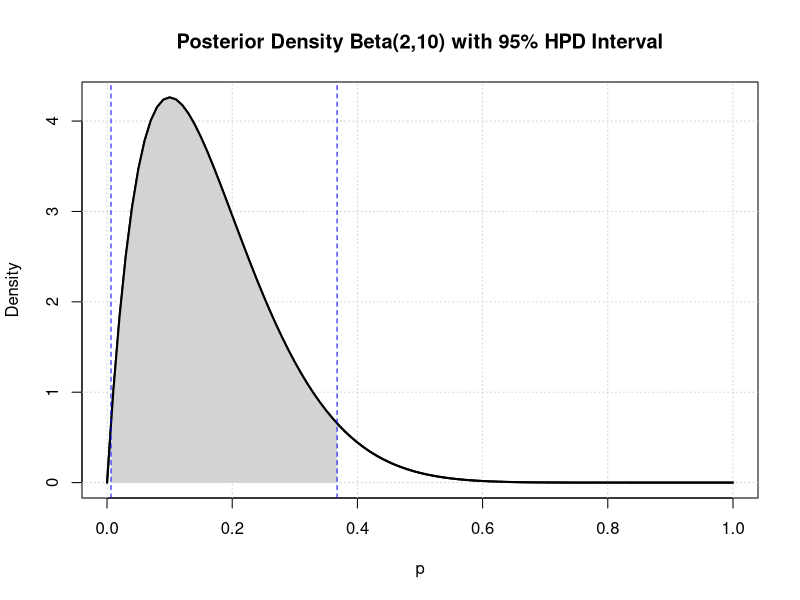
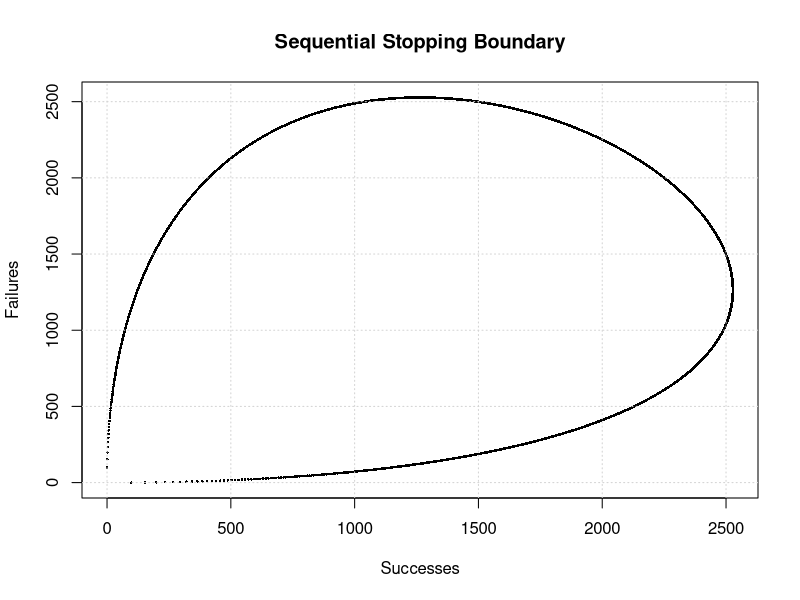
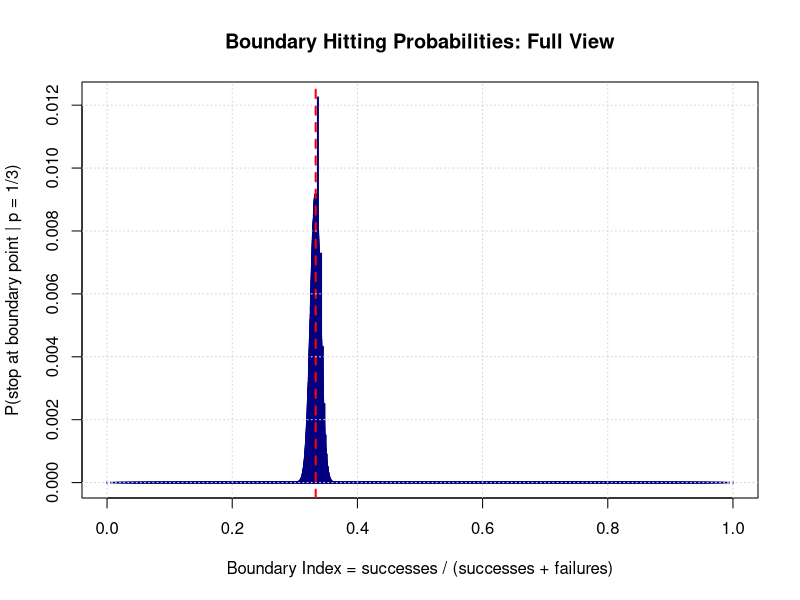
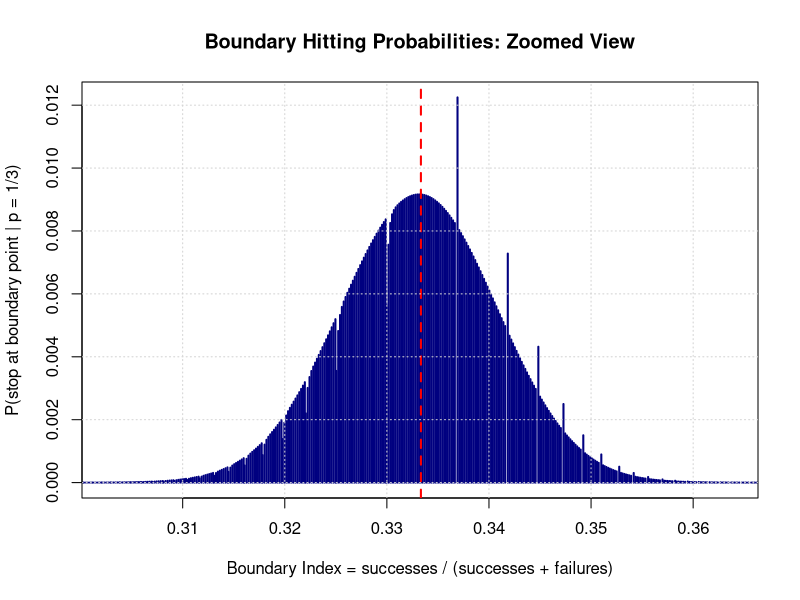
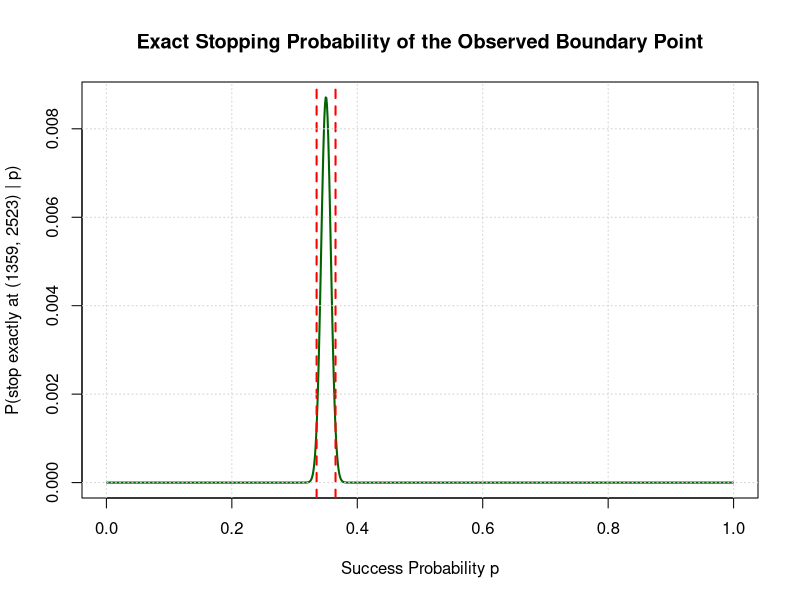
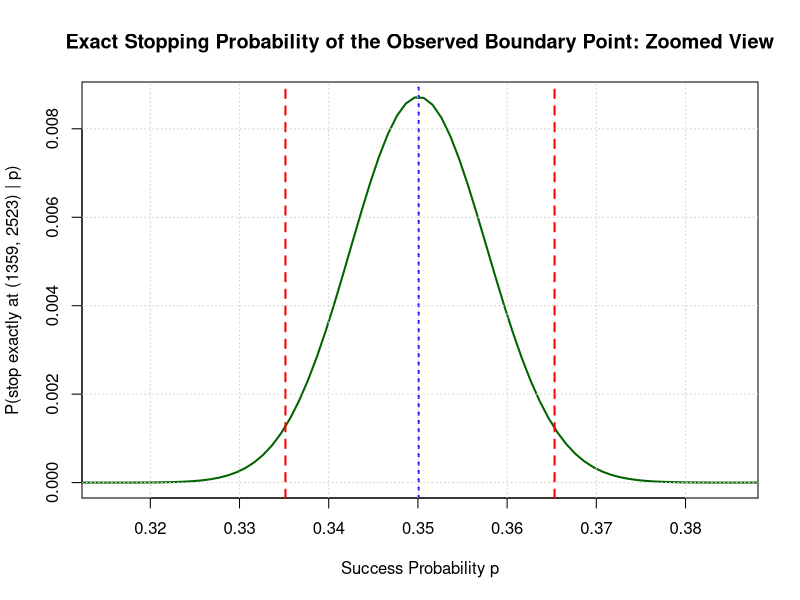

R code for these plots, in order:
## ---- chunk 1
knitr::opts_chunk$set(echo = TRUE, warning = FALSE, message = FALSE)
options(scipen = 999)
## ---- chunk 2
# Add two log-probabilities stably on the log scale.
logspace_add <- function(logx, logy) {
  if (is.infinite(logx) && logx < 0) return(logy)
  if (is.infinite(logy) && logy < 0) return(logx)
  m <- max(logx, logy)
  m + log(exp(logx - m) + exp(logy - m))
}

# Compute the exact shortest credible interval for a Beta posterior.
beta_hpd_interval <- function(a, b, cred_mass = 0.95) {
  tail_mass <- 1 - cred_mass

  if (a <= 1 && b > 1) return(c(0, qbeta(cred_mass, a, b)))
  if (b <= 1 && a > 1) return(c(qbeta(tail_mass, a, b), 1))
  if (a <= 1 && b <= 1) return(c(0, 1))

  objective <- function(left_tail) {
    qbeta(left_tail + cred_mass, a, b) - qbeta(left_tail, a, b)
  }

  opt <- optimize(objective, interval = c(0, tail_mass))

  c(
    qbeta(opt$minimum, a, b),
    qbeta(opt$minimum + cred_mass, a, b)
  )
}

# HPD interval width at state (successes, failures).
posterior_width <- function(successes, failures, alpha = 0.05) {
  interval <- beta_hpd_interval(1 + successes, 1 + failures, 1 - alpha)
  interval[2] - interval[1]
}
## ---- chunk 3
# For each success count in the lower half of the boundary,
# find the smallest failure count that satisfies the stopping rule.
compute_lower_boundary <- function(target_width = 0.03, alpha = 0.05) {
  thresholds <- integer()
  current_failures <- 0L
  successes <- 0L

  repeat {
    current_failures <- max(0L, current_failures - 25L)
    current_width <- 1

    while (current_width > target_width) {
      current_failures <- current_failures + 1L
      current_width <- posterior_width(successes, current_failures, alpha)
    }

    thresholds[successes + 1L] <- current_failures

    if (current_failures <= successes) break
    successes <- successes + 1L
  }

  thresholds
}

# Propagate path mass from (0,0) through the continuation region.
# Once a transition lands on the stopping boundary, record that first-hit mass.
build_boundary_paths <- function(lower_boundary) {
  max_coord <- max(lower_boundary)
  max_small <- length(lower_boundary) - 1L

  is_stopping <- function(s, f) {
    if (s == 0L && f == 0L) return(FALSE)
    smaller <- min(s, f)
    if (smaller > max_small) return(TRUE)
    if (s <= f) {
      f >= lower_boundary[s + 1L]
    } else {
      s >= lower_boundary[f + 1L]
    }
  }

  log_paths <- matrix(-Inf, nrow = max_coord + 1L, ncol = max_coord + 1L)
  log_paths[1, 1] <- 0

  boundary_s <- integer()
  boundary_f <- integer()
  log_hit_coeff <- numeric()
  seen <- new.env(parent = emptyenv())

  add_boundary <- function(s, f, logv) {
    key <- paste0(s, ",", f)

    if (exists(key, envir = seen, inherits = FALSE)) {
      idx <- get(key, envir = seen)
      log_hit_coeff[idx] <<- logspace_add(log_hit_coeff[idx], logv)
    } else {
      boundary_s <<- c(boundary_s, s)
      boundary_f <<- c(boundary_f, f)
      log_hit_coeff <<- c(log_hit_coeff, logv)
      assign(key, length(log_hit_coeff), envir = seen)
    }
  }

  for (n in 0:(2L * max_coord - 1L)) {
    s_min <- max(0L, n - max_coord)
    s_max <- min(n, max_coord)
    if (s_min > s_max) next

    for (s in s_min:s_max) {
      f <- n - s

      if (s == 0L && f == 0L) {
        current_log_paths <- 0
      } else {
        if (is_stopping(s, f)) next
        current_log_paths <- log_paths[s + 1L, f + 1L]
        if (!is.finite(current_log_paths)) next
      }

      next_s <- s + 1L
      next_f <- f
      if (next_s <= max_coord) {
        if (is_stopping(next_s, next_f)) {
          add_boundary(next_s, next_f, current_log_paths)
        } else {
          log_paths[next_s + 1L, next_f + 1L] <- logspace_add(
            log_paths[next_s + 1L, next_f + 1L],
            current_log_paths
          )
        }
      }

      next_s <- s
      next_f <- f + 1L
      if (next_f <= max_coord) {
        if (is_stopping(next_s, next_f)) {
          add_boundary(next_s, next_f, current_log_paths)
        } else {
          log_paths[next_s + 1L, next_f + 1L] <- logspace_add(
            log_paths[next_s + 1L, next_f + 1L],
            current_log_paths
          )
        }
      }
    }
  }

  data.frame(
    successes = boundary_s,
    failures = boundary_f,
    index = boundary_s / (boundary_s + boundary_f),
    log_hit_coeff = log_hit_coeff
  )
}
## ---- chunk 4
# Evaluate the full boundary-hitting distribution at a given success probability p.
boundary_probabilities <- function(boundary_df, p) {
  if (p <= 0 || p >= 1) return(rep(0, nrow(boundary_df)))

  exp(
    boundary_df$log_hit_coeff +
      boundary_df$successes * log(p) +
      boundary_df$failures * log1p(-p)
  )
}

# Evaluate the probability of one specific observed stopping point.
point_probability <- function(boundary_df, successes, failures, p) {
  idx <- which(boundary_df$successes == successes & boundary_df$failures == failures)
  if (length(idx) != 1L) stop("Target point not uniquely identified on the boundary.")
  if (p <= 0 || p >= 1) return(0)

  exp(
    boundary_df$log_hit_coeff[idx] +
      successes * log(p) +
      failures * log1p(-p)
  )
}
## ---- chunk 5
simple_hpd <- beta_hpd_interval(a = 2, b = 10, cred_mass = 0.95)
cat(sprintf("95%% HPD interval for Beta(2,10): [%.4f, %.4f]\n",
            simple_hpd[1], simple_hpd[2]))

curve(
  dbeta(x, 2, 10),
  from = 0,
  to = 1,
  lwd = 2,
  xlab = "p",
  ylab = "Density",
  main = "Posterior Density Beta(2,10) with 95% HPD Interval"
)
grid()

x_fill <- seq(simple_hpd[1], simple_hpd[2], length.out = 300)
polygon(
  c(simple_hpd[1], x_fill, simple_hpd[2]),
  c(0, dbeta(x_fill, 2, 10), 0),
  col = "lightgray",
  border = NA
)
curve(dbeta(x, 2, 10), from = 0, to = 1, add = TRUE, lwd = 2)
abline(v = simple_hpd, lty = 2, col = "blue")
## ---- chunk 6
target_width <- 0.03
alpha <- 0.05

lower_boundary <- compute_lower_boundary(target_width = target_width, alpha = alpha)
boundary_df <- build_boundary_paths(lower_boundary)

target_successes <- 1359L
target_failures <- 2523L
target_index <- target_successes / (target_successes + target_failures)
target_on_boundary <- any(
  boundary_df$successes == target_successes &
    boundary_df$failures == target_failures
)

boundary_plot_x <- c(0:(length(lower_boundary) - 1L), lower_boundary)
boundary_plot_y <- c(lower_boundary, 0:(length(lower_boundary) - 1L))

cat("Number of first-hit boundary points:", nrow(boundary_df), "\n")
cat("Largest lower-half boundary failure count:", max(lower_boundary), "\n")
cat("Observed index at (1359, 2523):", round(target_index, 6), "\n")
cat("Is (1359, 2523) on the first-hit boundary?", target_on_boundary, "\n")

plot(
  boundary_plot_x,
  boundary_plot_y,
  pch = 16,
  cex = 0.35,
  xlab = "Successes",
  ylab = "Failures",
  main = "Sequential Stopping Boundary"
)
grid()
## ---- chunk 7
p0 <- 1 / 3
boundary_df$prob_p_one_third <- boundary_probabilities(boundary_df, p0)
ord <- order(boundary_df$index)

weighted_index_mean <- weighted.mean(boundary_df$index, boundary_df$prob_p_one_third)
weighted_index_sd <- sqrt(
  weighted.mean(
    (boundary_df$index - weighted_index_mean)^2,
    boundary_df$prob_p_one_third
  )
)

zoom_half_width <- max(0.01, 4 * weighted_index_sd)
zoom_limits <- c(
  max(0, weighted_index_mean - zoom_half_width),
  min(1, weighted_index_mean + zoom_half_width)
)

cat("Total boundary probability at p = 1/3:", sum(boundary_df$prob_p_one_third), "\n")
cat("Weighted mean boundary index:", round(weighted_index_mean, 6), "\n")
cat("Weighted SD of boundary index:", round(weighted_index_sd, 6), "\n")

plot(
  boundary_df$index[ord],
  boundary_df$prob_p_one_third[ord],
  type = "h",
  lwd = 2,
  col = "navy",
  xlab = "Boundary Index = successes / (successes + failures)",
  ylab = "P(stop at boundary point | p = 1/3)",
  main = "Boundary Hitting Probabilities: Full View"
)
abline(v = p0, col = "red", lty = 2, lwd = 2)
grid()

plot(
  boundary_df$index[ord],
  boundary_df$prob_p_one_third[ord],
  type = "h",
  lwd = 2,
  col = "navy",
  xlim = zoom_limits,
  xlab = "Boundary Index = successes / (successes + failures)",
  ylab = "P(stop at boundary point | p = 1/3)",
  main = "Boundary Hitting Probabilities: Zoomed View"
)
abline(v = p0, col = "red", lty = 2, lwd = 2)
grid()
## ---- chunk 8
observed_index <- target_index
tail_prob <- alpha / 2

lower_tail_prob <- function(p) {
  probs <- boundary_probabilities(boundary_df, p)
  sum(probs[boundary_df$index <= observed_index + 1e-15])
}

upper_tail_prob <- function(p) {
  probs <- boundary_probabilities(boundary_df, p)
  sum(probs[boundary_df$index >= observed_index - 1e-15])
}

find_root_bracket <- function(values, grid) {
  idx <- which(diff(sign(values)) != 0)[1]
  if (is.na(idx)) stop("Could not find a sign change for the requested root.")
  c(grid[idx], grid[idx + 1L])
}

lower_root_function <- function(p) upper_tail_prob(p) - tail_prob
upper_root_function <- function(p) lower_tail_prob(p) - tail_prob

p_grid <- seq(0.001, 0.999, by = 0.001)
lower_bracket <- find_root_bracket(sapply(p_grid, lower_root_function), p_grid)
upper_bracket <- find_root_bracket(sapply(p_grid, upper_root_function), p_grid)

left <- uniroot(lower_root_function, lower_bracket, tol = 1e-8)$root
right <- uniroot(upper_root_function, upper_bracket, tol = 1e-8)$root

cat(sprintf("95%% confidence interval: [%.6f, %.6f]\n", left, right))
## ---- chunk 9
pp <- seq(0.001, 0.999, length.out = 1000)

point_prob_curve <- sapply(
  pp,
  function(p) point_probability(boundary_df, target_successes, target_failures, p)
)

zoom_curve_limits <- c(
  max(0, left - 0.02),
  min(1, right + 0.02)
)

plot(
  pp,
  point_prob_curve,
  type = "l",
  lwd = 2,
  col = "darkgreen",
  xlab = "Success Probability p",
  ylab = "P(stop exactly at (1359, 2523) | p)",
  main = "Exact Stopping Probability of the Observed Boundary Point"
)
abline(v = c(left, right), lty = 2, lwd = 2, col = "red")
grid()

plot(
  pp,
  point_prob_curve,
  type = "l",
  lwd = 2,
  col = "darkgreen",
  xlim = zoom_curve_limits,
  xlab = "Success Probability p",
  ylab = "P(stop exactly at (1359, 2523) | p)",
  main = "Exact Stopping Probability of the Observed Boundary Point: Zoomed View"
)
abline(v = c(left, right), lty = 2, lwd = 2, col = "red")
abline(v = target_index, lty = 3, lwd = 2, col = "blue")
grid()
